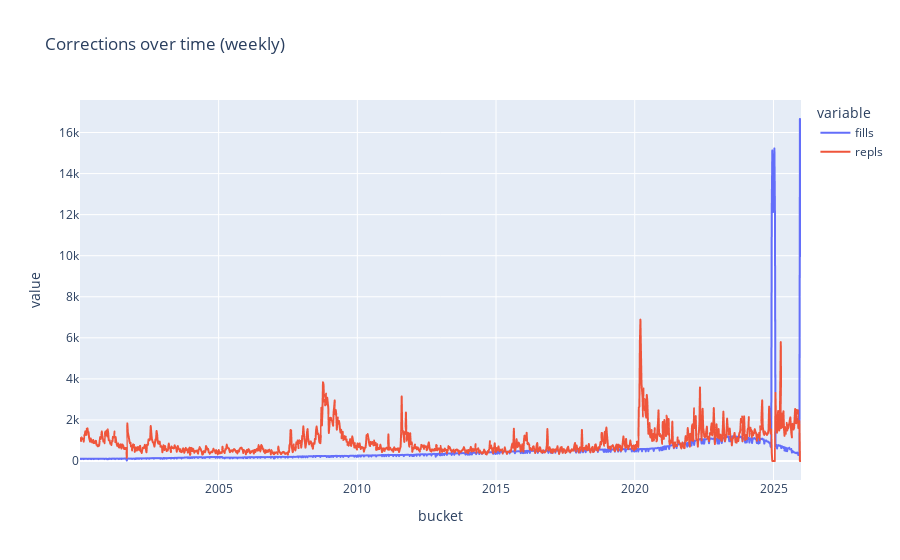

The cell this chart's notebook holds for it:
### Code cell
t = (
    diag_n.assign(bucket=diag_n["date"].dt.to_period("W").dt.to_timestamp())
    .groupby("bucket", as_index=False)
    .agg(
        fills=("action", lambda s: (s == "filled_from_yf").sum()),
        repls=("action", lambda s: (s == "replaced_outlier_with_yf").sum()),
    )
)

px.line(t, x="bucket", y=["fills", "repls"], title="Corrections over time (weekly)").show()

### Figure 1 — Plotly figure (JSON) as saved in the notebook; plotly's stock layout.template omitted (floating-point values rounded to 4 significant figures; data arrays with more than 128 entries replaced by an {"elided": "..."} marker saying what was removed)
{"data": [{"hovertemplate": "variable=fills<br>bucket=%{x}<br>value=%{y}<extra></extra>", "legendgroup": "fills", "line": {"color": "#636efa", "dash": "solid"}, "marker": {"symbol": "circle"}, "mode": "lines", "name": "fills", "showlegend": true, "type": "scattergl", "x": {"elided": "1357 str values"}, "xaxis": "x", "y": {"elided": "1357 int values"}, "yaxis": "y"}, {"hovertemplate": "variable=repls<br>bucket=%{x}<br>value=%{y}<extra></extra>", "legendgroup": "repls", "line": {"color": "#EF553B", "dash": "solid"}, "marker": {"symbol": "circle"}, "mode": "lines", "name": "repls", "showlegend": true, "type": "scattergl", "x": {"elided": "1357 str values"}, "xaxis": "x", "y": {"elided": "1357 int values"}, "yaxis": "y"}], "layout": {"legend": {"title": {"text": "variable"}, "tracegroupgap": 0}, "title": {"text": "Corrections over time (weekly)"}, "xaxis": {"anchor": "y", "domain": [0, 1], "title": {"text": "bucket"}}, "yaxis": {"anchor": "x", "domain": [0, 1], "title": {"text": "value"}}}}
